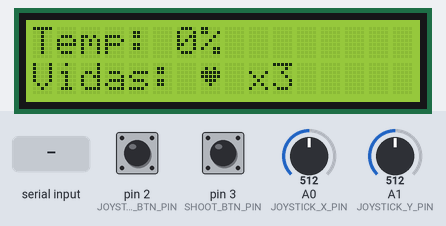
The sketch below on a simulated Arduino Uno, built with avr-gcc and run on an emulated ATmega328P. On the bench: 16×2 character LCD. Inputs (shaded band) come from the test bench; at power-on: pin 2 (JOYSTICK_BTN_PIN) HIGH, pin 3 (SHOOT_BTN_PIN) HIGH, A0 (JOYSTICK_X_PIN) = 512, A1 (JOYSTICK_Y_PIN) = 512. What the sketch prints to the serial monitor is not drawn.

Above: at 3.3 s.
3.4 s: "H:90,L:45\n" received over Serial
At 4.7 s:
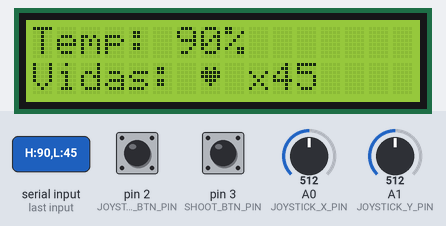
Timing chart, 0 to 6.4 s (numbered marks = the images above; inputs shaded):
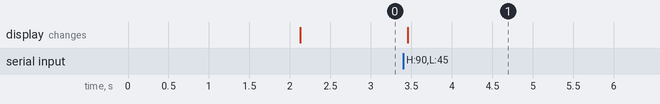

Measured:
- after the input at 3.4 s, the display: changes after 0.06 s (image 1)

The sketch:

controle.ino
```cpp
#include <Wire.h>
#include <LiquidCrystal_I2C.h>

// --- Configurações ---
LiquidCrystal_I2C lcd(0x27, 16, 2);

// Pinos do Joystick
const int JOYSTICK_X_PIN = A0;
const int JOYSTICK_Y_PIN = A1;
const int JOYSTICK_BTN_PIN = 2;

// NOVO: Pino para o botão de tiro externo
const int SHOOT_BTN_PIN = 3;

// Variáveis para guardar o estado do jogo recebido do Python
int weaponHeat = 0;
int playerLives = 3;

// --- Custom Characters ---
byte heart[8] = {
  0b00000,
  0b01010,
  0b11111,
  0b11111,
  0b01110,
  0b00100,
  0b00000,
  0b00000
};

void setup() {
  Serial.begin(115200);

  // Configura os pinos dos botões com resistor de pull-up interno
  pinMode(JOYSTICK_BTN_PIN, INPUT_PULLUP);
  pinMode(SHOOT_BTN_PIN, INPUT_PULLUP); // NOVO

  lcd.init();
  lcd.backlight();
  lcd.clear();
  lcd.createChar(0, heart);

  lcd.setCursor(0, 0);
  lcd.print("Conectando ao ");
  lcd.setCursor(0, 1);
  lcd.print("Mustang P-51...");
  delay(2000);
  lcd.clear();
}

void loop() {
  // 1. LER E ENVIAR DADOS DO JOYSTICK E DO NOVO BOTÃO PARA O PYTHON
  int joyX = analogRead(JOYSTICK_X_PIN);
  int joyY = analogRead(JOYSTICK_Y_PIN);
  int joyBtn = digitalRead(JOYSTICK_BTN_PIN);
  int shootBtn = digitalRead(SHOOT_BTN_PIN); // NOVO: Lê o estado do botão de tiro

  // MODIFICADO: Agora enviamos 4 valores
  Serial.print(joyX);
  Serial.print(",");
  Serial.print(joyY);
  Serial.print(",");
  Serial.print(joyBtn); // Mantemos o botão do joystick, talvez para uma bomba no futuro?
  Serial.print(",");
  Serial.print(shootBtn); // Adicionamos o novo botão
  Serial.println();

  // 2. RECEBER DADOS DE ESTADO DO JOGO DO PYTHON
  if (Serial.available() > 0) {
    String dataFromPython = Serial.readStringUntil('\n');
    sscanf(dataFromPython.c_str(), "H:%d,L:%d", &weaponHeat, &playerLives);
  }

  // 3. ATUALIZAR O DISPLAY LCD
  updateLCD();

  delay(50);
}

void updateLCD() {
  lcd.setCursor(0, 0);
  lcd.print("Temp: ");
  lcd.print(weaponHeat);
  lcd.print("%   ");

  lcd.setCursor(0, 1);
  lcd.print("Vidas: ");
  lcd.write((byte)0);
  lcd.print(" x");
  lcd.print(playerLives);
  lcd.print(" ");
}
```
